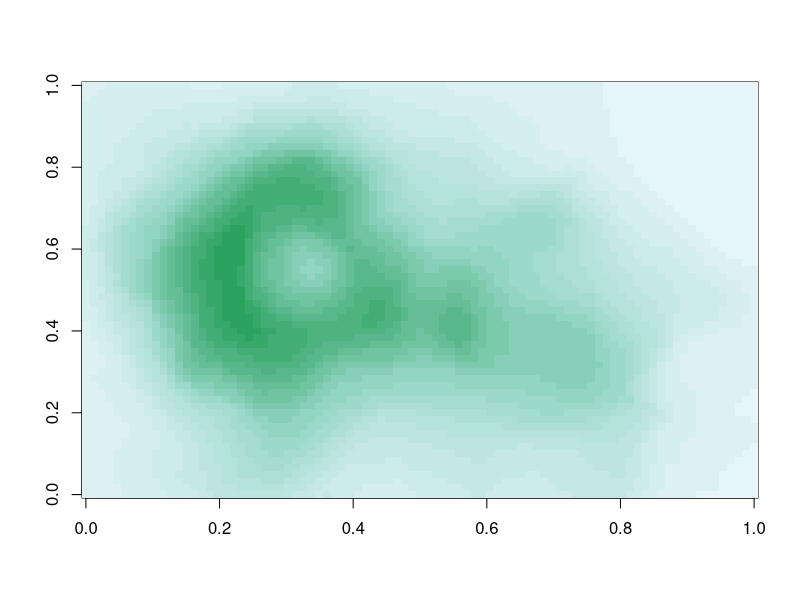
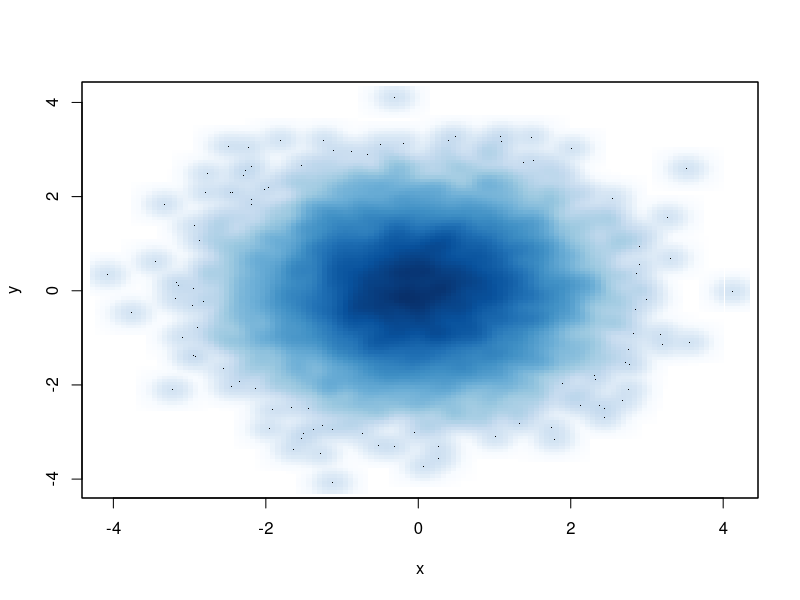
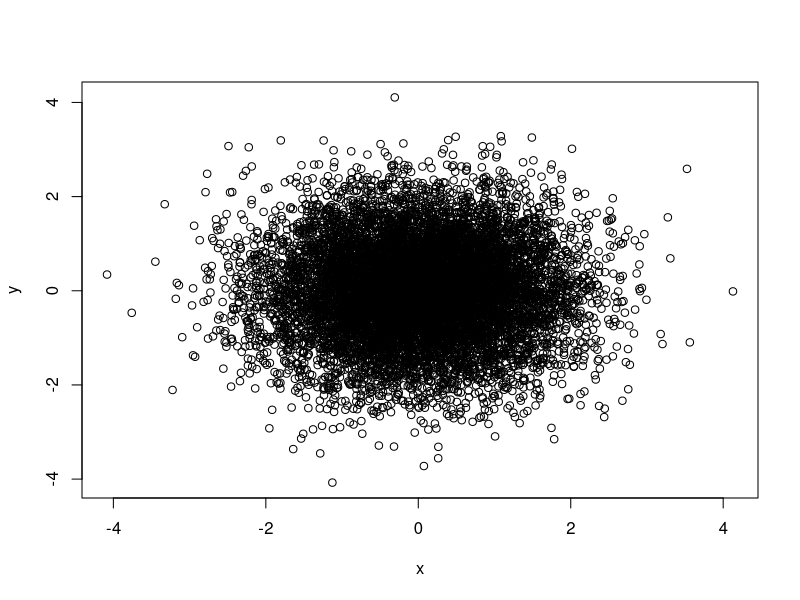
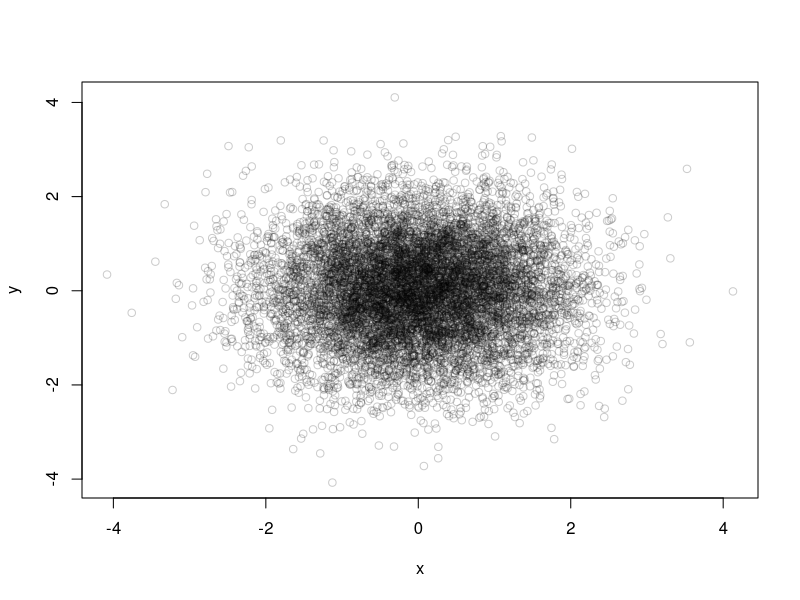

Recreate these plots in R, in order.
## ---- chunk 1
knitr::opts_chunk$set(echo = TRUE)
## ---- chunk 2
library(grDevices)
## ---- chunk 3
pal <- colorRamp(c("red", "blue"))
pal(0)
pal(1)
pal(0.5)
## ---- chunk 4
pal(seq(0,1, len = 10))

## ---- chunk 5
pal <- colorRampPalette(c("red", "yellow"))
pal(2)
pal(10)
## ---- chunk 6
library(RColorBrewer)
## ---- chunk 7
cols <- brewer.pal(3, "BuGn")
cols

pal <- colorRampPalette(cols)  #We can merge both packages
image(volcano, col=pal(20))
## ---- chunk 8
x <- rnorm(10000)
y <- rnorm(10000)

smoothScatter(x,y)
## ---- chunk 9
rgb(0.6,0.9,1)

rgb(0.6,0.9,1, alpha = T) #Add transparency

plot(x,y)
plot(x,y, col = rgb(0,0,0, alpha = 0.2))
## ---- chunk 10


